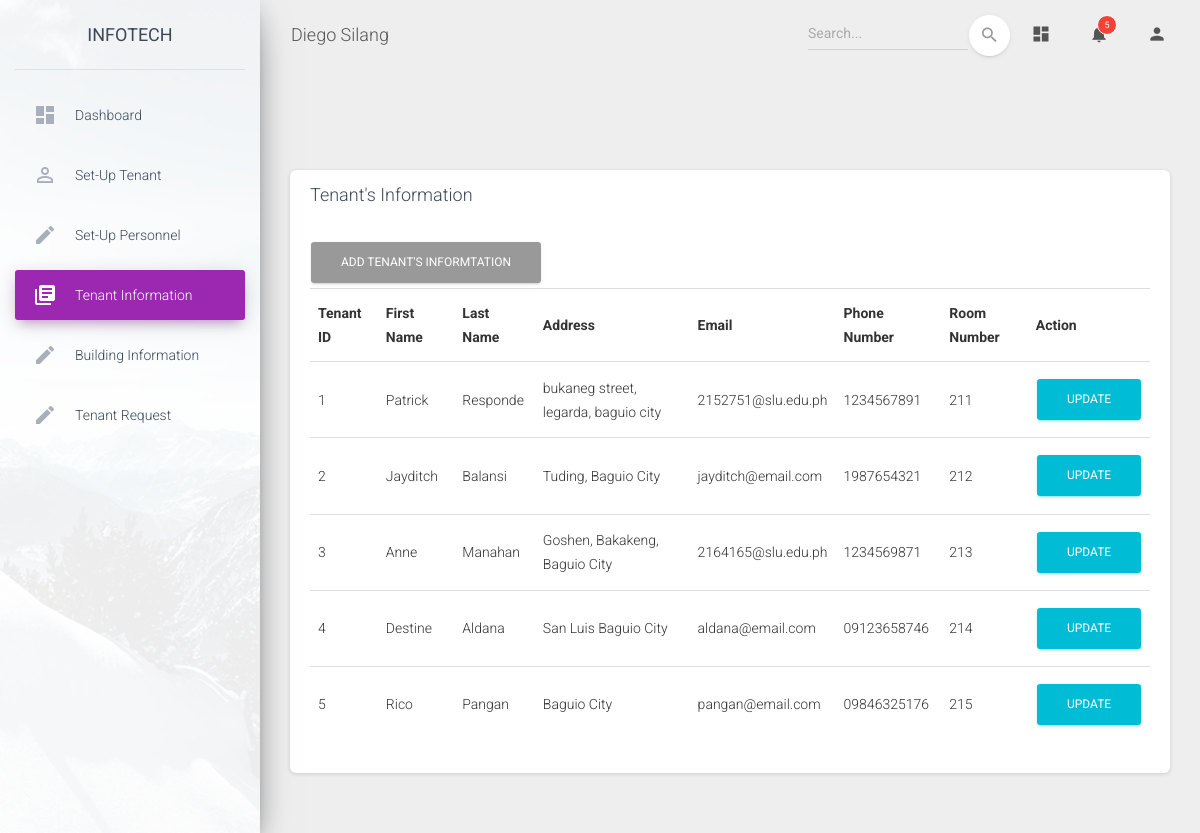
The app's page /material-dashboard/pages/viewinfo.php, older data.
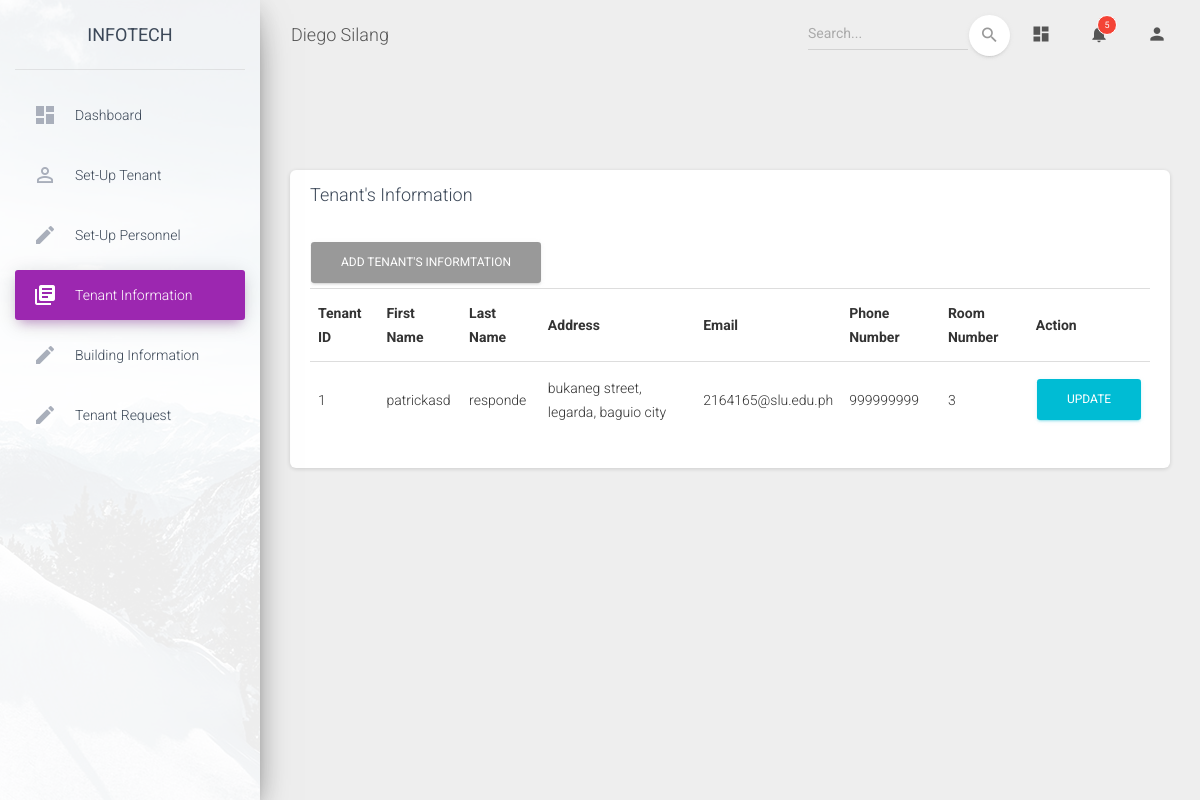
The same page, newer data.
### tables this page shows
CREATE TABLE `tenantinfo` (
  `tenantID` int(11) NOT NULL,
  `firstName` varchar(255) NOT NULL,
  `lastName` varchar(255) NOT NULL,
  `address` varchar(255) NOT NULL,
  `email` varchar(255) NOT NULL,
  `pnumber` int(11) NOT NULL,
  `roomNumber` varchar(255) NOT NULL
);

### material-dashboard/pages/viewinfo.php (the view, shortened to what this page needs)
<!DOCTYPE html>
<html lang="en">
<head>
  <link rel="stylesheet" href="https://maxcdn.bootstrapcdn.com/font-awesome/latest/css/font-awesome.min.css">
  <link href="../assets/css/material-dashboard.css?v=2.1.1" rel="stylesheet" />
  <link href="../assets/demo/demo.css" rel="stylesheet" />
</head>
<body class="">
  <div class="wrapper ">
    <div class="sidebar" data-color="purple" data-background-color="white" data-image="../assets/img/sidebar-1.jpg">
      <div class="logo">
        <a href="http://www.creative-tim.com" class="simple-text logo-normal">
          InfoTech
        </a>
      </div>
      <div class="sidebar-wrapper">
        <ul class="nav">
          <li class="nav-item ">
            <a class="nav-link" href="./dashboard.php">
              <i class="material-icons">dashboard</i>
              <p>Dashboard</p>
            </a>
          </li>
          <li class="nav-item ">
            <a class="nav-link" href="./SetupTenant.php">
              <i class="material-icons">perm_identity</i>
              <p>Set-up Tenant</p>
            </a>
          </li>
          <li class="nav-item ">
            <a class="nav-link" href="./Setuppersonnel.php">
              <i class="material-icons">create</i>
              <p>Set-up Personnel</p>
            </a>
          </li>
          <li class="nav-item active ">
            <a class="nav-link" href="./viewinfo.php">
              <i class="material-icons">library_books</i>
              <p>Tenant Information</p>
            </a>
          </li>
          <li class="nav-item">
            <a class="nav-link" href="./viewbldg.php">
              <i class="material-icons">create</i>
              <p>Building Information</p>
            </a>
          </li>
          <li class="nav-item">
            <a class="nav-link" href="./tenantreq.php">
              <i class="material-icons">create</i>
              <p>Tenant Request</p>
            </a>
          </li>
        </ul>
      </div>
    </div>
    <div class="main-panel">
      <nav class="navbar navbar-expand-lg navbar-transparent navbar-absolute fixed-top ">
        <div class="container-fluid">
          <div class="navbar-wrapper">
            <a class="navbar-brand" href="#pablo">Diego Silang</a>
          </div>
          <div class="collapse navbar-collapse justify-content-end">
            <form class="navbar-form">
              <div class="input-group no-border">
                <input type="text" value="" class="form-control" placeholder="Search...">
                <button type="submit" class="btn btn-white btn-round btn-just-icon">
                  <i class="material-icons">search</i>
                  <div class="ripple-container"></div>
                </button>
              </div>
            </form>
            <ul class="navbar-nav">
              <li class="nav-item">
                <a class="nav-link" href="#pablo">
                  <i class="material-icons">dashboard</i>
                </a>
              </li>
              <li class="nav-item dropdown">
                <a class="nav-link" href="http://example.com" id="navbarDropdownMenuLink" data-toggle="dropdown" aria-haspopup="true" aria-expanded="false">
                  <i class="material-icons">notifications</i>
                  <span class="notification">5</span>
                </a>
              </li>
              <li class="nav-item dropdown">
                <a class="nav-link" href="#pablo" id="navbarDropdownProfile" data-toggle="dropdown" aria-haspopup="true" aria-expanded="false">
                  <i class="material-icons">person</i>
                </a>
              </li>
            </ul>
          </div>
        </div>
      </nav> <div class="container-fluid">
          <button class="navbar-toggler" type="button" data-toggle="collapse" aria-controls="navigation-index" aria-expanded="false" aria-label="Toggle navigation">
            <span class="navbar-toggler-icon icon-bar"></span>
            <span class="navbar-toggler-icon icon-bar"></span>
            <span class="navbar-toggler-icon icon-bar"></span>
          </button>
        </div>
      <div class="content">
        <div class="row">
          <div class="col-md-12">
              <div class="col-md-12">
            <div class="card ">
              <div class="card-header">
                <h4 class="card-title">Tenant's Information</h4>
              </div>
              <div class="card-body">
                <div class="table-responsive">
                  <button type="button" class="btn" data-toggle="modal" data-target="#myModal">Add Tenant's Informtation</button>
                  <?php
                    include "dbconn.php";
                    $sql = "SELECT * FROM tenantinfo";
                    if($result = mysqli_query($link, $sql)){
                        if(mysqli_num_rows($result) > 0){
                            echo "<table class = 'table tablesorter'>";
                                echo "<tr>";
                                    echo "<th>Tenant ID</th>";
                                    echo "<th>First Name</th>";
                                    echo "<th>Last Name</th>";
                                    echo "<th>Address</th>";
                                    echo "<th>Email</th>";
                                    echo "<th>Phone Number</th>";
                                    echo "<th>Room Number</th>";
                                     echo "<th>Action</th>";
                                echo "</tr>";
                            while($row = mysqli_fetch_array($result)){
                                echo "<tr>";
                                    echo "<td>" . $row['tenantID'] . "</td>";
                                    echo "<td>" . $row['firstName'] . "</td>";
                                    echo "<td>" . $row['lastName'] . "</td>";
                                    echo "<td>" . $row['address'] . "</td>";
                                    echo "<td>" . $row['email'] . "</td>";
                                    echo "<td>" . $row['pnumber'] . "</td>";
                                    echo "<td>" . $row['roomNumber'] . "</td>";
                                          echo "<td>";
                                            echo "<a href='php/edit_info.php?tenantID=". $row['tenantID'] ."' title='Update Record' data-toggle='tooltip'><span class='btn btn-info'>Update</span></a>";
                                            echo"</td>";
                                echo "</tr>";
                            }
                            echo "</table>";
                        } else{
                            echo "No Accounts were found.";
                        }
                    } else{
                        echo "ERROR: Could not able to execute $sql. " . mysqli_error($link);
                    }
                  ?>
                    </div>
                </div>
              </div>
            </div>
          </div>
</body>
</html>

Row changes from the older to the newer data that the page shows:
removed tenantinfo: tenantID "2", firstName "Jayditch", lastName "Balansi", address "Tuding, Baguio City", email "jayditch@email.com", pnumber "1987654321", roomNumber "212"
removed tenantinfo: tenantID "3", firstName "Anne", lastName "Manahan", address "Goshen, Bakakeng, Baguio City", email "2164165@slu.edu.ph", pnumber "1234569871", roomNumber "213"
removed tenantinfo: tenantID "4", firstName "Destine", lastName "Aldana", address "San Luis Baguio City", email "aldana@email.com", pnumber "09123658746", roomNumber "214"
removed tenantinfo: tenantID "5", firstName "Rico", lastName "Pangan", address "Baguio City", email "pangan@email.com", pnumber "09846325176", roomNumber "215"
changed tenantinfo "bukaneg street, legarda, baguio city": firstName "Patrick" → "patrickasd"; lastName "Responde" → "responde"; email "2152751@slu.edu.ph" → "2164165@slu.edu.ph"; pnumber "1234567891" → "999999999"; roomNumber "211" → "3"
